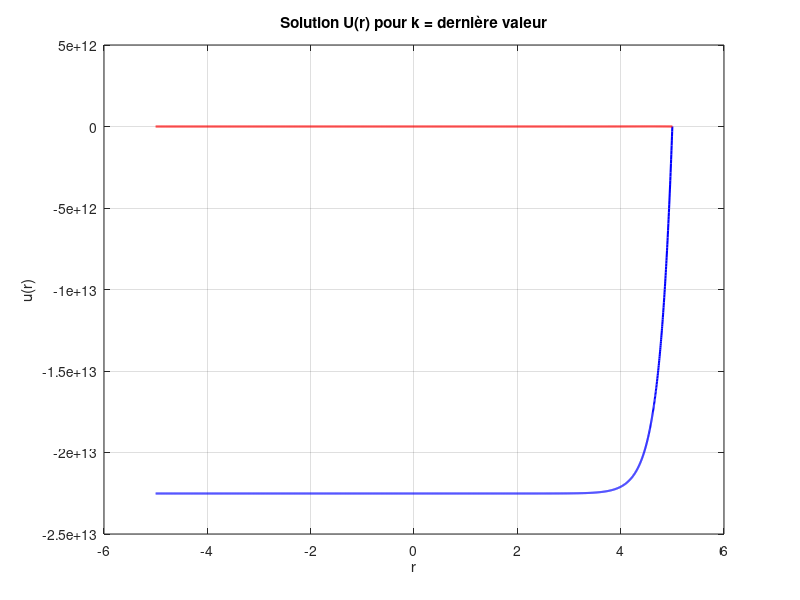

This chart was generated by the following MATLAB code:
clc; clear all;
% Paramètres
xmin = -5;
xmax = 5;
N = 3000;
M = (xmax - xmin) / (N - 1);

% Initialisation des matrices et vecteurs
A = zeros(N, N);
G = zeros(N, 1);

% Conditions initiales
A(1, 1) = -1;
A(1, 2) = 1;
A(N, N) = 1;
G(1) = 40 * M;
G(N) = 80;

A0(1, 1) = cos(-10) - sin(-10);
A0(1, 2) = cos(-10) + sin(-10);
B0(1, 1) = -0.25 + 20 * exp(10);
A0(2, 1) = cos(10);
A0(2, 2) = sin(10);
B0(2, 1) = -0.25 + 80 * exp(-10);

X0 = A0 \ B0;
C1 = X0(1, 1);
C2 = X0(2, 1);

% Construction du vecteur X
for i = 1:N
    x(i) = xmin + M * (i - 1);
    fth(i) = exp(2 * x(i)) * (C1 * cos(2 * x(i)) + C2 * sin(2 * x(i)) + 0.25);
end

p = 1 / (M^2) + 2 / M;
y = 0-2 / (M^2);
w = 1 / (M^2) - 2 / M;

% Construction des coefficients de la matrice A et du vecteur G
for i = 2:(N - 1)
    A(i, i - 1) = p;
    A(i, i) = y;
    A(i, i + 1) = w;
    G(i) = exp(2 * x(i));
end

% Résolution du système
F = A \ G;

% Tracé de la dernière solution G
figure;
plot(x, F, 'LineWidth', 1.5, 'Color', 'b');
hold on;
plot(x, fth, 'LineWidth', 1.5, 'Color', 'r');
hold off;

xlabel('r');
ylabel('u(r)');
title('Solution U(r) pour k = dernière valeur');
grid on;
